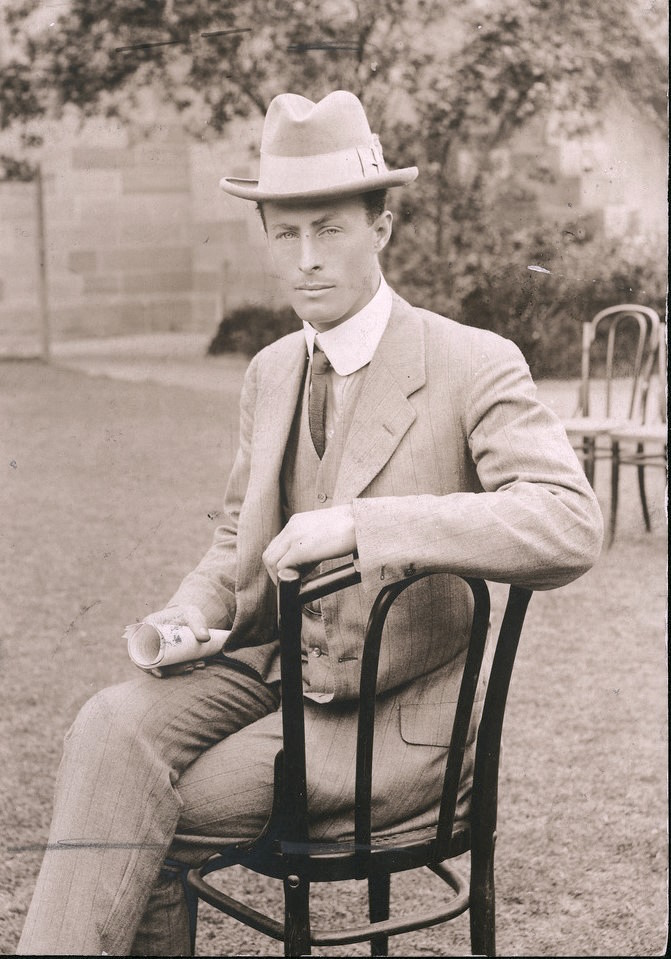
#> input picture shorts/s31-mawson/images/s31_douglas_mawson.jpg, 671 x 959 px
$ python make_cards.py
#> lines starting #> are read from the running program, lines starting #| are printed output that depends on the picture
"""Square head-and-shoulders crops of the three public-domain portraits (images/, see images/SOURCES.md)
for the small name cards in scenes.js → render/assets/card_*.jpg. Crop + gentle tone only; no retouching."""
import os
from PIL import Image, ImageOps, ImageEnhance
HERE = os.path.dirname(os.path.abspath(__file__))
EP = os.path.join(HERE, '..', '..')
CROPS = {
    'mawson': ('s31_douglas_mawson.jpg', (165, 95, 465, 395)),
    'ninnis': ('s31_belgrave_ninnis.jpg', (128, 8, 348, 228)),
    'mertz': ('s31_xavier_mertz.jpg', (150, 40, 750, 640)),
}
for k, (f, box) in CROPS.items():
    im = Image.open(os.path.join(EP, 'images', f)).convert('L').crop(box).resize((320, 320), Image.LANCZOS)
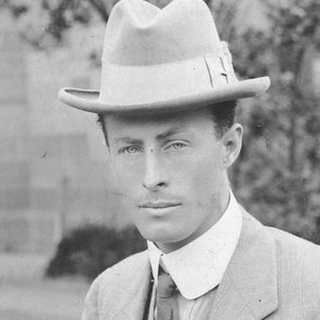
#> im: PIL image 320x320 L; min 26, max 255, mean 164.9
    im = ImageOps.autocontrast(im, cutoff=0.5)
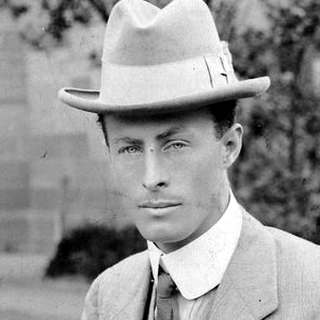
#> im: PIL image 320x320 L; min 0, max 255, mean 148.2
    im = ImageOps.colorize(im, black=(22, 18, 14), white=(246, 240, 228), mid=(140, 128, 112))
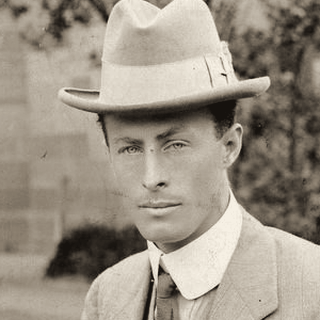
#> im: PIL image 320x320 RGB; mean R, G, B 155.3, 146.3, 133.1
    im = ImageEnhance.Sharpness(im).enhance(1.15)
    im.save(os.path.join(EP, 'render', 'assets', f'card_{k}.jpg'), quality=90)
    print(k, im.size)
#| mawson (320, 320)
#> (the run stopped early here; a loop or call above may not have finished)
